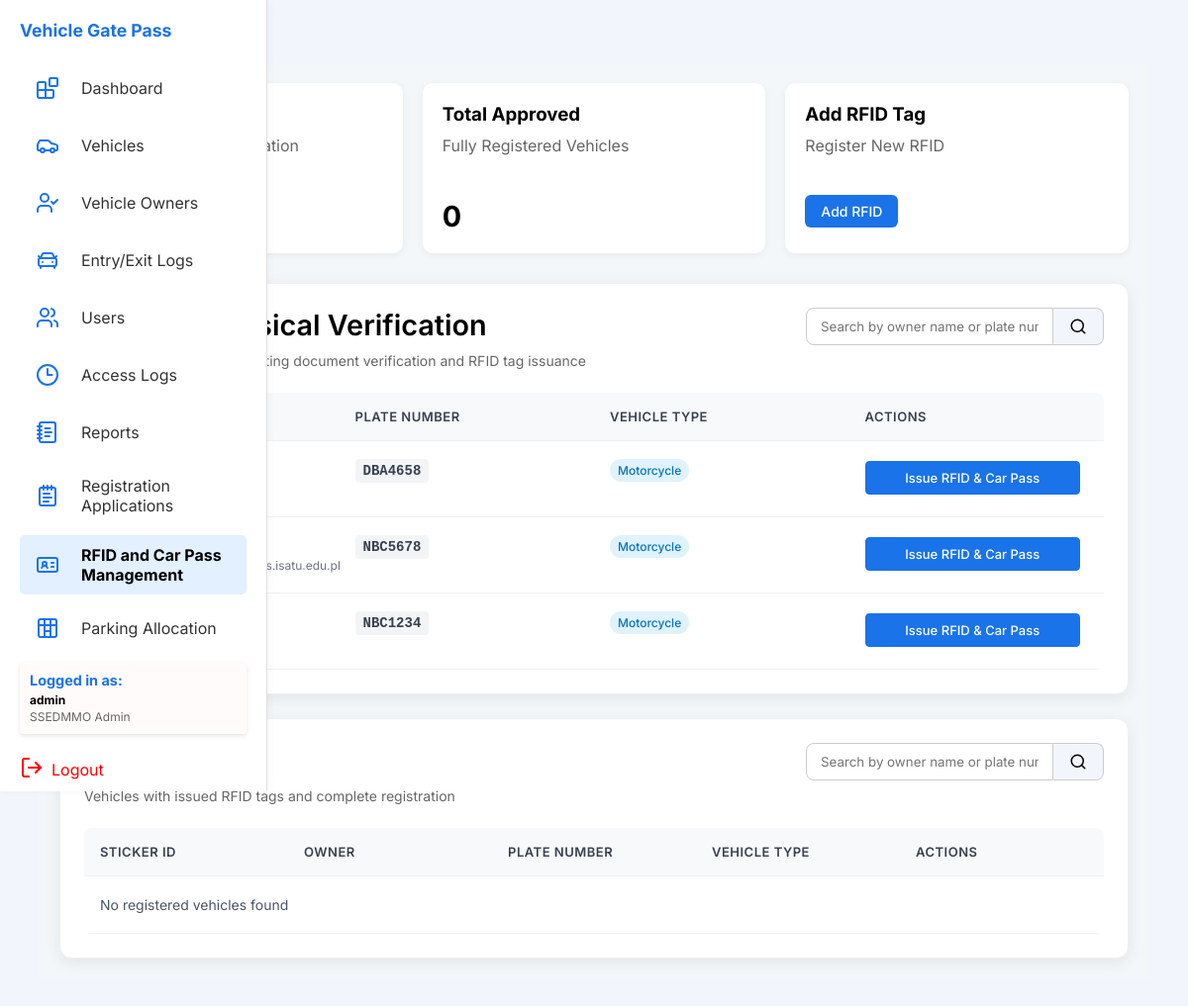
Page /php/rfid_management.php (signed in) on the committed database.
### tables this page shows
CREATE TABLE `vehicle` (
  `plateNum` varchar(20) NOT NULL,
  `OwnerID` varchar(10) DEFAULT NULL,
  `stickerID` varchar(25) DEFAULT NULL,
  `visitorID` varchar(10) DEFAULT NULL,
  `vehicleType` varchar(50) DEFAULT NULL,
  `model` varchar(50) DEFAULT NULL,
  `manufacturer` varchar(50) DEFAULT NULL,
  `color` varchar(30) DEFAULT NULL,
  `cubicCapacity` int(11) DEFAULT NULL,
  `numOfWheels` int(11) DEFAULT NULL,
  `fuelType` varchar(30) DEFAULT NULL,
  `offical_receipt` varchar(255) DEFAULT NULL,
  `cert_of_registration` varchar(255) DEFAULT NULL,
  `carpassid` varchar(20) DEFAULT NULL
);

### php/rfid_management.php (the view, shortened to what this page needs)
<?php
$db = new Database();
$conn = $db->getConnection();
$pendingQuery = "SELECT v.*, vo.fName, vo.lName, vo.email
                FROM vehicle v
                JOIN vehicleowner vo ON v.OwnerID = vo.OwnerID
                WHERE v.stickerID IS NULL OR v.stickerID = ''
                ORDER BY vo.lName, vo.fName";
$pendingResult = $conn->query($pendingQuery);
$registeredQuery = "SELECT v.*, vo.fName, vo.lName, vo.email, r.status as rfidStatus, r.issuedBy
                   FROM vehicle v
                   JOIN vehicleowner vo ON v.OwnerID = vo.OwnerID
                   LEFT JOIN rfidtag r ON v.stickerID = r.stickerID
                   WHERE v.stickerID IS NOT NULL AND v.stickerID != ''
                   ORDER BY v.plateNum";
$registeredResult = $conn->query($registeredQuery);
include_once '../includes/header.php';
?>
<main class="main">
  <div class="stats">
    <div class="card-flex">
      <div>
        <h3>Pending RFID</h3>
        <p>Awaiting Physical Verification</p>
        <br />
        <strong class="card-num"><?php echo $pendingResult->num_rows; ?></strong>
      </div>
    </div>
    <div class="card-flex">
      <div>
        <h3>Total Approved</h3>
        <p>Fully Registered Vehicles</p>
        <br />
        <strong class="card-num"><?php echo $registeredResult->num_rows; ?></strong>
      </div>
    </div>
    <?php if ($_SESSION['role'] === 'SSEDMMO Admin'): ?>
      <div class="card-flex">
        <div>
          <h3>Add RFID Tag</h3>
          <p>Register New RFID</p>
          <br />
          <button class="btn-add-rfid">Add RFID</button>
        </div>
      </div>
    <?php endif; ?>
  </div>
  <div class="grid">
    <div class="card">
      <div class="card-header">
        <div class="card-title-section">
          <h4 class="card-title">Pending Physical Verification</h4>
          <p>
            Approved applications awaiting document verification and RFID
            tag issuance
          </p>
        </div>
        <div class="search-area">
          <div class="search-box">
            <input type="text" id="searchPending" placeholder="Search by owner name or plate number..." />
            <button class="search-btn" type="submit" title="Search">
              <svg xmlns="http://www.w3.org/2000/svg" width="18" height="18" viewBox="0 0 24 24" fill="none"
                stroke="currentColor" stroke-width="2" stroke-linecap="round" stroke-linejoin="round"
                class="lucide lucide-search-icon lucide-search">
                <path d="m21 21-4.34-4.34" />
                <circle cx="11" cy="11" r="8" />
              </svg>
            </button>
          </div>
        </div>
      </div>
      <table class="rfid-table" id="pendingTable">
        <thead>
          <tr>
            <th>Owner</th>
            <th>Plate Number</th>
            <th>Vehicle Type</th>
            <th>Actions</th>
          </tr>
        </thead>
        <tbody>
          <?php if ($pendingResult && $pendingResult->num_rows > 0): ?>
            <?php while ($row = $pendingResult->fetch_assoc()): ?>
              <tr>
                <td>
                  <div class="owner-info">
                    <strong><?php echo htmlspecialchars($row['fName'] . ' ' . $row['lName']); ?></strong>
                    <span class="owner-email"><?php echo htmlspecialchars($row['email']); ?></span>
                  </div>
                </td>
                <td><span class="plate-number"><?php echo htmlspecialchars($row['plateNum']); ?></span></td>
                <td><span class="vehicle-type"><?php echo htmlspecialchars($row['vehicleType']); ?></span></td>
                <td>
                  <div class="action-buttons">
                    <button class="btn-issue" data-id="<?php echo $row['plateNum']; ?>">Issue RFID & Car Pass</button>
                  </div>
                </td>
              </tr>
            <?php endwhile; ?>
          <?php else: ?>
            <tr>
              <td colspan="4" class="no-data">No pending vehicles found</td>
            </tr>
          <?php endif; ?>
        </tbody>
      </table>
    </div>
    <div class="card">
      <div class="card-header">
        <div class="card-title-section">
          <h4 class="card-title">RFID Records</h4>
          <p>Vehicles with issued RFID tags and complete registration</p>
        </div>
        <div class="search-area">
          <div class="search-box">
            <input type="text" id="searchRegistered" placeholder="Search by owner name or plate number..." />
            <button class="search-btn" type="submit" title="Search">
              <svg xmlns="http://www.w3.org/2000/svg" width="18" height="18" viewBox="0 0 24 24" fill="none"
                stroke="currentColor" stroke-width="2" stroke-linecap="round" stroke-linejoin="round"
                class="lucide lucide-search-icon lucide-search">
                <path d="m21 21-4.34-4.34" />
                <circle cx="11" cy="11" r="8" />
              </svg>
            </button>
          </div>
        </div>
      </div>
      <table class="rfid-table" id="registeredTable">
        <thead>
          <tr>
            <th>Sticker ID</th>
            <th>Owner</th>
            <th>Plate Number</th>
            <th>Vehicle Type</th>
            <th>Actions</th>
          </tr>
        </thead>
        <tbody>
          <?php if ($registeredResult && $registeredResult->num_rows > 0): ?>
            <?php while ($row = $registeredResult->fetch_assoc()): ?>
              <tr>
                <td><span class="sticker-id"><?php echo htmlspecialchars($row['stickerID'] ?? 'N/A'); ?></span></td>
                <td>
                  <div class="owner-info">
                    <strong><?php echo htmlspecialchars($row['fName'] . ' ' . $row['lName']); ?></strong>
                  </div>
                </td>
                <td><span class="plate-number"><?php echo htmlspecialchars($row['plateNum']); ?></span></td>
                <td><span class="vehicle-type"><?php echo htmlspecialchars($row['vehicleType']); ?></span></td>
                <td>
                  <button class="btn-revoke" data-plate="<?php echo htmlspecialchars($row['plateNum']); ?>"
                    data-sticker="<?php echo htmlspecialchars($row['stickerID'] ?? ''); ?>">
                    Revoke Access
                  </button>
                </td>
              </tr>
            <?php endwhile; ?>
          <?php else: ?>
            <tr>
              <td colspan="5" class="no-data">No registered vehicles found</td>
            </tr>
          <?php endif; ?>
        </tbody>
      </table>
    </div>
  </div>
</main>
<?php
include_once '../includes/footer.php';
?>

### css/global.css (style rules this page uses)
* { box-sizing: border-box; margin: 0; padding: 0; font-family: "Inter", sans-serif; }
body { background: #f2f5fc; padding: 40px; }
p { margin-bottom: 20px; color: #666; }
main { flex: 1; padding: 0 40px; }
.main { margin-left: 270px; padding: 32px; min-height: 100vh; background: #f4f7fa; box-sizing: border-box; }

### css/rfid_management.css (style rules this page uses)
.main { flex-grow: 1; padding: 30px; margin-top: 24px; margin-left: 270px; margin-bottom: 32px; min-height: 100vh; box-sizing: border-box; overflow-x: auto; }
.stats { display: flex; gap: 20px; margin-bottom: 30px; }
.card-flex { display: flex; flex-direction: column; align-items: flex-start; justify-content: flex-start; gap: 12px; width: 100%; background: white; padding: 20px; border-radius: 10px; box-shadow: 0 2px 8px rgba(0, 0, 0, 0.05); }
.card-title { margin-top: 0; margin-bottom: 10px; font-size: 1.8rem; font-weight: 600; color: #000000; align-self: flex-start; }
.card-flex strong { display: block; margin-top: 4px; font-size: 1.8rem; }
.card-flex p { margin-top: 10px; }
.card-header { display: flex; justify-content: space-between; align-items: flex-start; margin-bottom: 24px; gap: 20px; }
.card-title-section { flex: 1; }
.card-title-section p { margin: 8px 0 0 0; font-size: 14px; color: #666; }
.grid { display: grid; gap: 24px; }
.card { background: white; border-radius: 12px; box-shadow: 0 4px 16px rgba(0, 0, 0, 0.08); padding: 24px; border: 1px solid #f0f0f0; }
.search-area { flex-shrink: 0; display: flex; align-items: center; gap: 12px; }
.search-box { display: flex; }
.search-box input { padding: 10px 14px; border-radius: 8px 0 0 8px; border: 1px solid #ccc; width: 300px; outline: none; }
.search-btn { background: #f2f5fc; border: 1px solid #ccc; border-left: none; border-radius: 0 8px 8px 0; padding: 0 16px; display: flex; align-items: center; cursor: pointer; transition: background 0.2s; }
.rfid-table { width: 100%; border-collapse: collapse; border-radius: 8px; overflow: hidden; table-layout: fixed; }
.rfid-table th, .rfid-table td { width: auto; }
.rfid-table th, .rfid-table td { padding: 16px; text-align: left; border-bottom: 1px solid #f0f0f0; }
.rfid-table th { background-color: #f8f9fa; font-weight: 600; color: #374151; font-size: 13px; text-transform: uppercase; letter-spacing: 0.5px; }
.rfid-table tbody tr { transition: background-color 0.2s ease; }
.rfid-table td { color: #4b5563; font-size: 14px; padding: 20px 16px; vertical-align: top; white-space: nowrap; overflow: hidden; text-overflow: ellipsis; max-width: 200px; }
.btn-view, .btn-edit, .btn-delete, .btn-issue { padding: 6px 12px; margin-right: 8px; border: none; border-radius: 4px; font-size: 13px; font-weight: 500; cursor: pointer; transition: all 0.2s ease; text-transform: capitalize; }
.btn-issue { background-color: #1a73e8; color: white; border: 1px solid #1a73e8; padding: 8px 16px; }
.owner-info { display: flex; flex-direction: column; gap: 4px; }
.owner-info strong { font-weight: 600; color: #1f2937; }
.owner-email { font-size: 12px; color: #6b7280; }
.plate-number { font-family: monospace; font-weight: 600; background: #f3f4f6; padding: 4px 8px; border-radius: 4px; color: #374151; }
.vehicle-type { background: #e0f2fe; color: #0277bd; padding: 4px 8px; border-radius: 12px; font-size: 12px; font-weight: 500; }
.action-buttons { display: flex; gap: 8px; flex-wrap: wrap; }
@media (max-width: 1200px) { .main { margin-left: 0; padding: 20px; } }
@media (max-width: 1200px) { .search-box input { width: 250px; } }
@media (max-width: 1200px) { .action-buttons { flex-direction: column; } }

### css/rfid_add_styles.css (style rules this page uses)
.btn-add-rfid { padding: 8px 16px; background: #1a73e8; color: white; border: none; border-radius: 6px; font-size: 14px; font-weight: 500; cursor: pointer; transition: all 0.2s ease; }

### rows in the picture
vehicle: plateNum "DBA4658", vehicleType "Motorcycle"
vehicle: plateNum "NBC5678", vehicleType "Motorcycle"
vehicle: plateNum "NBC1234", vehicleType "Motorcycle"

### other values in the picture
$_SESSION['username'] "admin"
$_SESSION['role'] "SSEDMMO Admin"
$registeredResult->num_rows "0"
